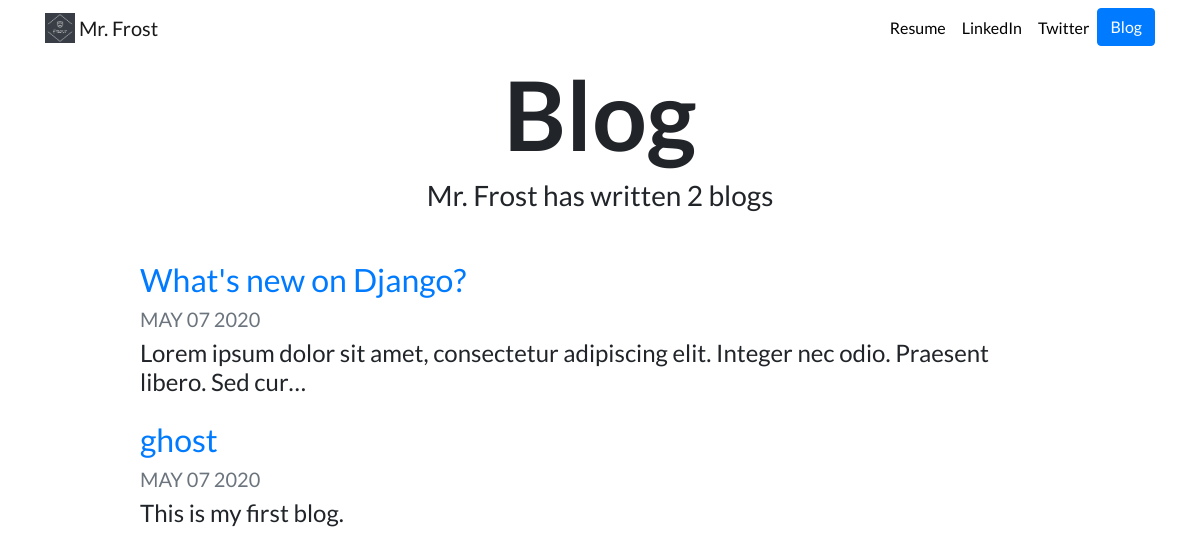
Screenshot of /blog/ with the database file from the repository.
### blog/models.py (models this page shows, shortened)
class Blog(models.Model):
    title = models.CharField(max_length=200)
    date = models.DateTimeField()
    description = models.TextField()

### blog/views.py (the view)
# urls.py: path('', views.all_blogs, name = 'all_blogs'),
def all_blogs(request):
    blogs = Blog.objects.order_by('-date')     #current one will show on top
    return render (request, 'blog/all_blogs.html', {'blogs': blogs})

### blog/templates/blog/all_blogs.html
{% extends 'portfolio/base.html' %}
{% load static %}
{% block content %}
<h1 id="blogtitle" class="font-weight-bold text-center">Blog</h1>
<h3 class="text-center mb-5">Mr. Frost has written {{ blogs.count }} blog{{ blogs.count|pluralize }}</h3>
{% for blog in blogs %}
<div class="row justify-content-center my-3">
    <div class="col-md-10">
      <a href="{% url 'blog:detail' blog.id %}">
        <h2>{{ blog.title }}</h2>
      </a>
      <h5 class="text-muted">{{ blog.date|date:'M d Y'|upper }}</h5>
      <h4>{{ blog.description|striptags|truncatechars:100 }}</h4>
    </div>
</div>
{% endfor %}
{% endblock %}

### portfolio/static/portfolio/custom.css (style rules this page uses)
body { font-family: 'Lato', sans-serif; }
#blogtitle { font-size: 6rem; }

### rows the page displays
Blog: title "What's new on Django?", date "MAY 07 2020", description "Lorem ipsum dolor sit amet, consectetur adipiscing elit. Integer nec odio. Praesent libero. Sed cur…"
Blog: title "ghost", date "MAY 07 2020", description "This is my first blog."

### other values shown
{{ blogs.count }} "2"
